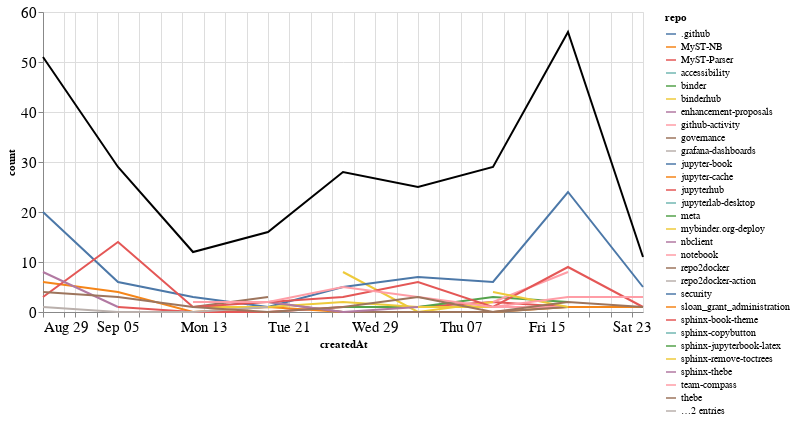

The notebook cell this image was saved under:
### Markdown cell above
### Comments

### Code cell
comments_time = comments.groupby('repo').resample('W', on='createdAt').count()['author'].reset_index()
comments_time = comments_time.rename(columns={'author': 'count'})
comments_time_total = comments_time.groupby('createdAt').agg({"count": "sum"}).reset_index()
ch1 = alt.Chart(comments_time, width=600).mark_line().encode(
    x='createdAt',
    y='count',
    color='repo',
    tooltip="repo"
)

ch2 = alt.Chart(comments_time_total, width=600).mark_line(color="black").encode(
    x='createdAt',
    y='count',
)

ch1 + ch2

### Figure 1 — Vega-Lite specification as saved in the notebook (floating-point values rounded to 4 significant figures)
{"config": {"axisLeft": {"labelFontSize": 15}, "axisBottom": {"labelFontSize": 15}}, "layer": [{"data": {"name": "data-f703a23fdbc9588d2f2e1e764548ee7a"}, "mark": "line", "encoding": {"color": {"type": "nominal", "field": "repo"}, "tooltip": {"type": "nominal", "field": "repo"}, "x": {"type": "temporal", "field": "createdAt"}, "y": {"type": "quantitative", "field": "count"}}, "width": 600}, {"data": {"name": "data-79db20831acae6c790a16bd725ad6c5f"}, "mark": {"type": "line", "color": "black"}, "encoding": {"x": {"type": "temporal", "field": "createdAt"}, "y": {"type": "quantitative", "field": "count"}}, "width": 600}], "$schema": "https://vega.github.io/schema/vega-lite/v4.8.1.json", "datasets": {"data-f703a23fdbc9588d2f2e1e764548ee7a": [{"repo": ".github", "createdAt": "2021-09-12T00:00:00", "count": 1}, {"repo": "MyST-NB", "createdAt": "2021-08-29T00:00:00", "count": 6}, {"repo": "MyST-NB", "createdAt": "2021-09-05T00:00:00", "count": 4}, {"repo": "MyST-NB", "createdAt": "2021-09-12T00:00:00", "count": 0}, {"repo": "MyST-NB", "createdAt": "2021-09-19T00:00:00", "count": 1}, {"repo": "MyST-NB", "createdAt": "2021-09-26T00:00:00", "count": 0}, {"repo": "MyST-NB", "createdAt": "2021-10-03T00:00:00", "count": 0}, {"repo": "MyST-NB", "createdAt": "2021-10-10T00:00:00", "count": 0}, {"repo": "MyST-NB", "createdAt": "2021-10-17T00:00:00", "count": 1}, {"repo": "MyST-NB", "createdAt": "2021-10-24T00:00:00", "count": 1}, {"repo": "MyST-Parser", "createdAt": "2021-09-05T00:00:00", "count": 1}, {"repo": "MyST-Parser", "createdAt": "2021-09-12T00:00:00", "count": 0}, {"repo": "MyST-Parser", "createdAt": "2021-09-19T00:00:00", "count": 0}, {"repo": "MyST-Parser", "createdAt": "2021-09-26T00:00:00", "count": 1}, {"repo": "MyST-Parser", "createdAt": "2021-10-03T00:00:00", "count": 1}, {"repo": "MyST-Parser", "createdAt": "2021-10-10T00:00:00", "count": 2}, {"repo": "MyST-Parser", "createdAt": "2021-10-17T00:00:00", "count": 1}, {"repo": "accessibility", "createdAt": "2021-08-29T00:00:00", "count": 2}, {"repo": "binder", "createdAt": "2021-09-19T00:00:00", "count": 1}, {"repo": "binderhub", "createdAt": "2021-09-26T00:00:00", "count": 8}, {"repo": "binderhub", "createdAt": "2021-10-03T00:00:00", "count": 0}, {"repo": "binderhub", "createdAt": "2021-10-10T00:00:00", "count": 2}, {"repo": "enhancement-proposals", "createdAt": "2021-10-10T00:00:00", "count": 2}, {"repo": "github-activity", "createdAt": "2021-10-10T00:00:00", "count": 1}, {"repo": "github-activity", "createdAt": "2021-10-17T00:00:00", "count": 1}, {"repo": "governance", "createdAt": "2021-09-19T00:00:00", "count": 2}, {"repo": "governance", "createdAt": "2021-09-26T00:00:00", "count": 0}, {"repo": "governance", "createdAt": "2021-10-03T00:00:00", "count": 0}, {"repo": "governance", "createdAt": "2021-10-10T00:00:00", "count": 0}, {"repo": "governance", "createdAt": "2021-10-17T00:00:00", "count": 1}, {"repo": "grafana-dashboards", "createdAt": "2021-08-29T00:00:00", "count": 1}, {"repo": "jupyter-book", "createdAt": "2021-08-29T00:00:00", "count": 20}, {"repo": "jupyter-book", "createdAt": "2021-09-05T00:00:00", "count": 6}, {"repo": "jupyter-book", "createdAt": "2021-09-12T00:00:00", "count": 3}, {"repo": "jupyter-book", "createdAt": "2021-09-19T00:00:00", "count": 1}, {"repo": "jupyter-book", "createdAt": "2021-09-26T00:00:00", "count": 5}, {"repo": "jupyter-book", "createdAt": "2021-10-03T00:00:00", "count": 7}, {"repo": "jupyter-book", "createdAt": "2021-10-10T00:00:00", "count": 6}, {"repo": "jupyter-book", "createdAt": "2021-10-17T00:00:00", "count": 24}, {"repo": "jupyter-book", "createdAt": "2021-10-24T00:00:00", "count": 5}, {"repo": "jupyter-cache", "createdAt": "2021-08-29T00:00:00", "count": 2}, {"repo": "jupyterhub", "createdAt": "2021-08-29T00:00:00", "count": 4}, {"repo": "jupyterlab-desktop", "createdAt": "2021-09-26T00:00:00", "count": 1}, {"repo": "meta", "createdAt": "2021-09-26T00:00:00", "count": 1}, {"repo": "meta", "createdAt": "2021-10-03T00:00:00", "count": 1}, {"repo": "meta", "createdAt": "2021-10-10T00:00:00", "count": 3}, {"repo": "meta", "createdAt": "2021-10-17T00:00:00", "count": 2}, {"repo": "mybinder.org-deploy", "createdAt": "2021-09-12T00:00:00", "count": 1}, {"repo": "mybinder.org-deploy", "createdAt": "2021-09-19T00:00:00", "count": 1}, {"repo": "mybinder.org-deploy", "createdAt": "2021-09-26T00:00:00", "count": 2}, {"repo": "mybinder.org-deploy", "createdAt": "2021-10-03T00:00:00", "count": 1}, {"repo": "mybinder.org-deploy", "createdAt": "2021-10-10T00:00:00", "count": 1}, {"repo": "nbclient", "createdAt": "2021-09-19T00:00:00", "count": 2}, {"repo": "nbclient", "createdAt": "2021-09-26T00:00:00", "count": 0}, {"repo": "nbclient", "createdAt": "2021-10-03T00:00:00", "count": 1}, {"repo": "notebook", "createdAt": "2021-10-10T00:00:00", "count": 2}, {"repo": "notebook", "createdAt": "2021-10-17T00:00:00", "count": 8}, {"repo": "repo2docker", "createdAt": "2021-09-12T00:00:00", "count": 1}, {"repo": "repo2docker", "createdAt": "2021-09-19T00:00:00", "count": 3}, {"repo": "repo2docker-action", "createdAt": "2021-08-29T00:00:00", "count": 1}, {"repo": "repo2docker-action", "createdAt": "2021-09-05T00:00:00", "count": 0}, {"repo": "repo2docker-action", "createdAt": "2021-09-12T00:00:00", "count": 0}, {"repo": "repo2docker-action", "createdAt": "2021-09-19T00:00:00", "count": 1}, {"repo": "security", "createdAt": "2021-10-03T00:00:00", "count": 1}, {"repo": "sloan_grant_administration", "createdAt": "2021-10-10T00:00:00", "count": 4}, {"repo": "sphinx-book-theme", "createdAt": "2021-08-29T00:00:00", "count": 3}, {"repo": "sphinx-book-theme", "createdAt": "2021-09-05T00:00:00", "count": 14}, {"repo": "sphinx-book-theme", "createdAt": "2021-09-12T00:00:00", "count": 1}, {"repo": "sphinx-book-theme", "createdAt": "2021-09-19T00:00:00", "count": 2}, {"repo": "sphinx-book-theme", "createdAt": "2021-09-26T00:00:00", "count": 3}, {"repo": "sphinx-book-theme", "createdAt": "2021-10-03T00:00:00", "count": 6}, {"repo": "sphinx-book-theme", "createdAt": "2021-10-10T00:00:00", "count": 1}, {"repo": "sphinx-book-theme", "createdAt": "2021-10-17T00:00:00", "count": 9}, {"repo": "sphinx-book-theme", "createdAt": "2021-10-24T00:00:00", "count": 1}, {"repo": "sphinx-copybutton", "createdAt": "2021-10-17T00:00:00", "count": 3}, {"repo": "sphinx-jupyterbook-latex", "createdAt": "2021-10-03T00:00:00", "count": 1}, {"repo": "sphinx-remove-toctrees", "createdAt": "2021-10-10T00:00:00", "count": 4}, {"repo": "sphinx-remove-toctrees", "createdAt": "2021-10-17T00:00:00", "count": 1}, {"repo": "sphinx-thebe", "createdAt": "2021-08-29T00:00:00", "count": 8}, {"repo": "sphinx-thebe", "createdAt": "2021-09-05T00:00:00", "count": 1}, {"repo": "team-compass", "createdAt": "2021-09-12T00:00:00", "count": 2}, {"repo": "team-compass", "createdAt": "2021-09-19T00:00:00", "count": 2}, {"repo": "team-compass", "createdAt": "2021-09-26T00:00:00", "count": 5}, {"repo": "team-compass", "createdAt": "2021-10-03T00:00:00", "count": 3}, {"repo": "team-compass", "createdAt": "2021-10-10T00:00:00", "count": 1}, {"repo": "team-compass", "createdAt": "2021-10-17T00:00:00", "count": 3}, {"repo": "team-compass", "createdAt": "2021-10-24T00:00:00", "count": 3}, {"repo": "thebe", "createdAt": "2021-08-29T00:00:00", "count": 4}, {"repo": "thebe", "createdAt": "2021-09-05T00:00:00", "count": 3}, {"repo": "thebe", "createdAt": "2021-09-12T00:00:00", "count": 1}, {"repo": "thebe", "createdAt": "2021-09-19T00:00:00", "count": 0}, {"repo": "thebe", "createdAt": "2021-09-26T00:00:00", "count": 1}, {"repo": "thebe", "createdAt": "2021-10-03T00:00:00", "count": 3}, {"repo": "thebe", "createdAt": "2021-10-10T00:00:00", "count": 0}, {"repo": "thebe", "createdAt": "2021-10-17T00:00:00", "count": 2}, {"repo": "thebe", "createdAt": "2021-10-24T00:00:00", "count": 1}, {"repo": "voila", "createdAt": "2021-09-12T00:00:00", "count": 2}, {"repo": "web-compile", "createdAt": "2021-09-26T00:00:00", "count": 1}], "data-79db20831acae6c790a16bd725ad6c5f": [{"createdAt": "2021-08-29T00:00:00", "count": 51}, {"createdAt": "2021-09-05T00:00:00", "count": 29}, {"createdAt": "2021-09-12T00:00:00", "count": 12}, {"createdAt": "2021-09-19T00:00:00", "count": 16}, {"createdAt": "2021-09-26T00:00:00", "count": 28}, {"createdAt": "2021-10-03T00:00:00", "count": 25}, {"createdAt": "2021-10-10T00:00:00", "count": 29}, {"createdAt": "2021-10-17T00:00:00", "count": 56}, {"createdAt": "2021-10-24T00:00:00", "count": 11}]}}
